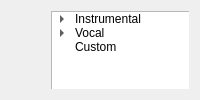
                      <widget class="QWidget" name="models_stackedWidget_page_2">
                       <layout class="QGridLayout" name="gridLayout">
                        <item row="0" column="0">
                         <widget class="QFrame" name="frame_12">
                          <property name="frameShape">
                           <enum>QFrame::NoFrame</enum>
                          </property>
                          <property name="frameShadow">
                           <enum>QFrame::Raised</enum>
                          </property>
                          <widget class="QLabel" name="label_9">
                           <property name="geometry">
                            <rect>
                             <x>350</x>
                             <y>30</y>
                             <width>151</width>
                             <height>31</height>
                            </rect>
                           </property>
                           <property name="text">
                            <string>Ensemble Page</string>
                           </property>
                          </widget>
                          <widget class="QTreeWidget" name="treeWidget">
                           <property name="geometry">
                            <rect>
                             <x>40</x>
                             <y>0</y>
                             <width>256</width>
                             <height>192</height>
                            </rect>
                           </property>
                           <property name="styleSheet">
                            <string notr="true"/>
                           </property>
                           <attribute name="headerVisible">
                            <bool>false</bool>
                           </attribute>
                           <column>
                            <property name="text">
                             <string>1</string>
                            </property>
                           </column>
                           <item>
                            <property name="text">
                             <string>Instrumental</string>
                            </property>
                            <item>
                             <property name="text">
                              <string>Model 1</string>
                             </property>
                             <property name="checkState">
                              <enum>Checked</enum>
                             </property>
                            </item>
                            <item>
                             <property name="text">
                              <string>Model 2</string>
                             </property>
                             <property name="checkState">
                              <enum>Unchecked</enum>
                             </property>
                            </item>
                           </item>
                           <item>
                            <property name="text">
                             <string>Vocal</string>
                            </property>
                            <item>
                             <property name="text">
                              <string>Vocal Model 1</string>
                             </property>
                             <property name="checkState">
                              <enum>Unchecked</enum>
                             </property>
                            </item>
                            <item>
                             <property name="text">
                              <string>Vocal Model 2</string>
                             </property>
                             <property name="checkState">
                              <enum>Unchecked</enum>
                             </property>
                            </item>
                           </item>
                           <item>
                            <property name="text">
                             <string>Custom</string>
                            </property>
                           </item>
                          </widget>
                         </widget>
                        </item>
                       </layout>
                      </widget>
